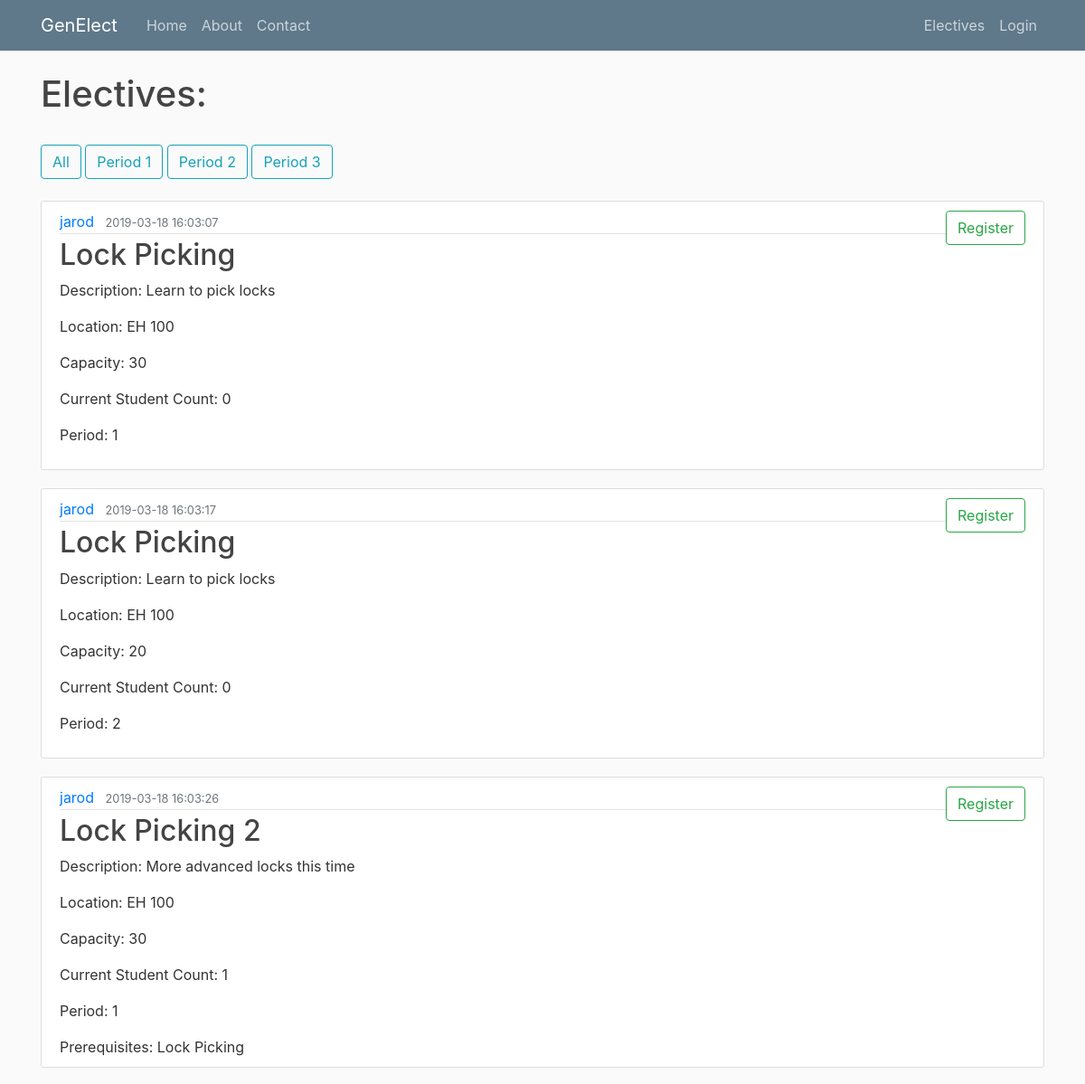
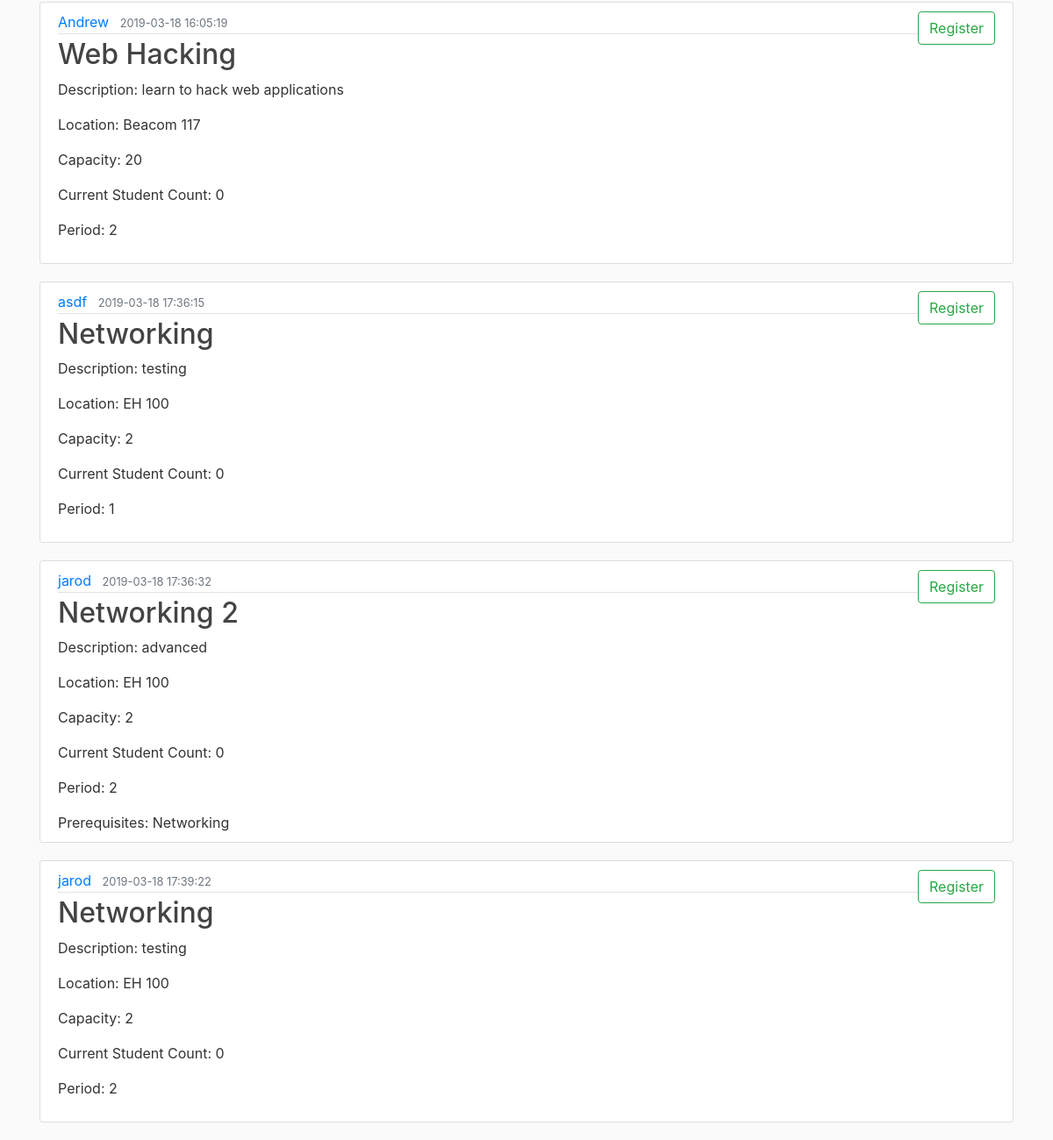
/offerings, run on an earlier commit of the app's database (2 pictures, top to bottom).
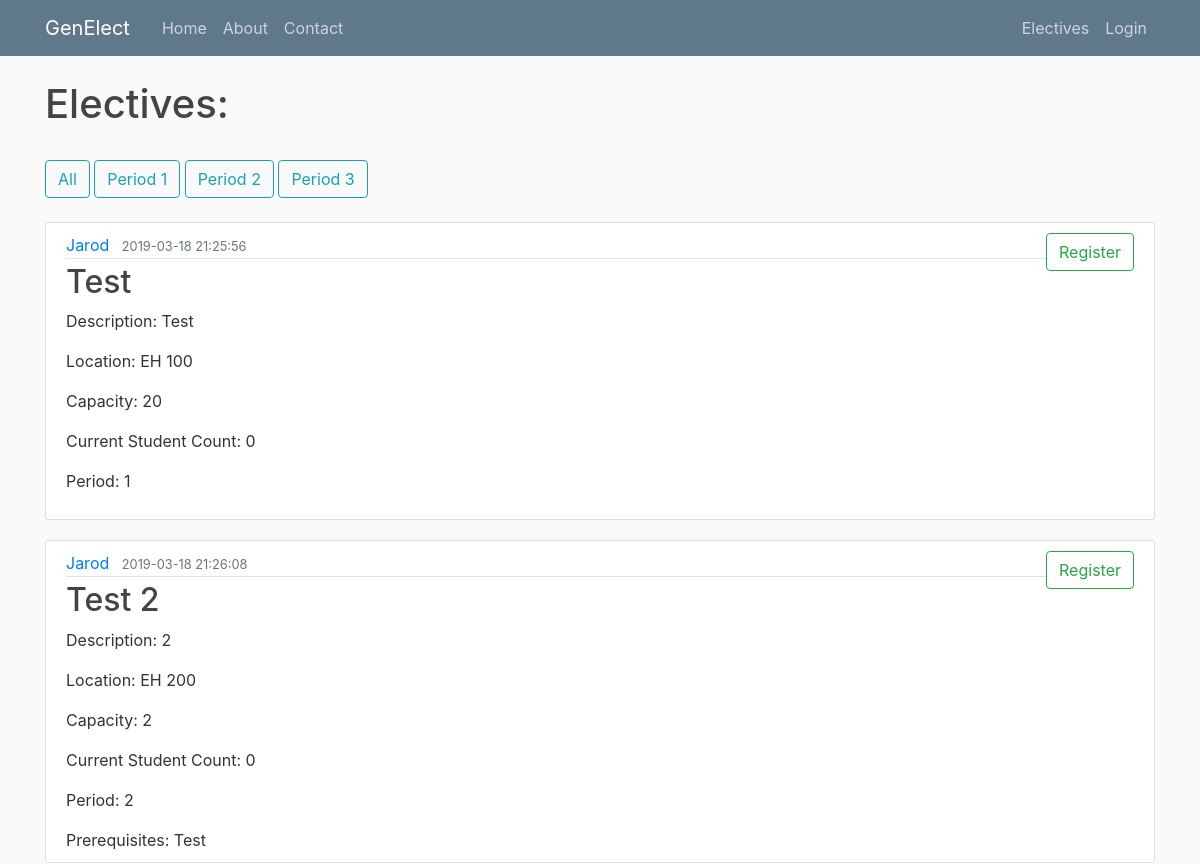
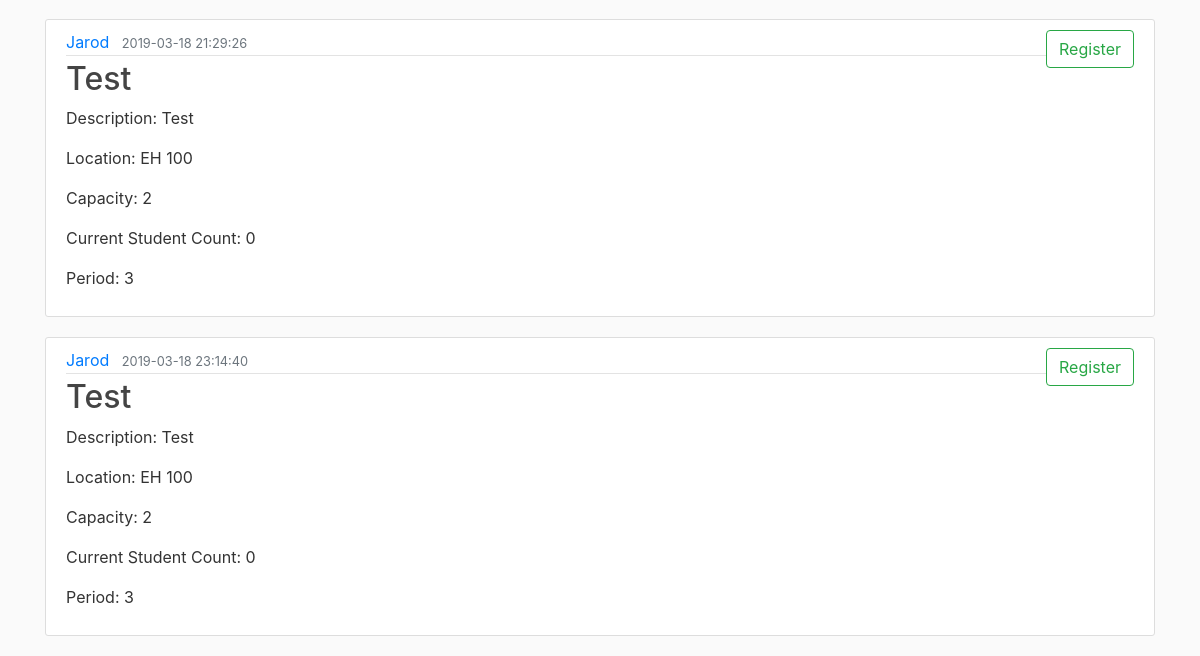
And on a later commit of the database (2 pictures, top to bottom).
### genElect/models.py (models this page shows)
class Base(db.Model):
    __abstract__ = True
    id = db.Column(db.Integer, primary_key=True, autoincrement=True)
    date_created = db.Column(db.DateTime, default=db.func.current_timestamp())
    date_modified = db.Column(db.DateTime, default=db.func.current_timestamp(),
            onupdate=db.func.current_timestamp())

class Offerings(Base):
    __tablename__ = 'offerings'
    day = db.Column(db.Date)
    period_start = db.Column(db.Integer)
    period_length = db.Column(db.Integer)
    building = db.Column(db.String(100))
    room = db.Column(db.String(100))
    instructor = db.Column(db.String(100))
    current_count = db.Column(db.Integer)
    capacity = db.Column(db.Integer)
    elective_id = db.Column(db.Integer, db.ForeignKey('electives.id'), nullable=False)
    registrations = db.relationship('Registrations', backref='offering', lazy=True)

class Electives(Base):
    __tablename__ = 'electives'
    name = db.Column(db.String(100))
    description = db.Column(db.String(500))
    prerequisites = db.relationship('Prerequisites', backref='elective', lazy=True)
    offerings = db.relationship('Offerings', backref='elective', lazy=True)
    completed_users = db.relationship('Completions', backref='elective', lazy=True)

### genElect/__init__.py (the view)
@app.route("/electives") #FOR STUDENT USE
@app.route("/offerings") #FOR STUDENT USE
def electives():
    period = request.args.get('period')
    if period:
        offerings = Offerings.query.filter_by(period_start=period)
    else:
        offerings = Offerings.query.all()
    registered = [] #build out list of registered offerings
    if current_user.is_authenticated:
        registrations = current_user.registrations
        for registration in registrations:
            registered.append(registration.offering)
    return render_template('studentelectives.html', offerings=offerings, registered=registered, Electives=Electives)

### genElect/templates/studentelectives.html
{% extends "layout.html" %}
{% block content %}
    <h1>Electives:</h1>
    <br>
    <button type="button" onclick="window.location.href = '/electives'" class="btn btn-outline-info">All</button>
    <button type="button" onclick="window.location.href = '/electives?period=1'" class="btn btn-outline-info">Period 1</button>
    <button type="button" onclick="window.location.href = '/electives?period=2'" class="btn btn-outline-info">Period 2</button>
    <button type="button" onclick="window.location.href = '/electives?period=3'" class="btn btn-outline-info">Period 3</button>
    <br><br>
    {% for offering in offerings %}
        <article class="media content-section">
          <div class="media-body">
            <div class="article-metadata">
              <a class="mr-2" href="#">{{offering.instructor}}</a>
              <small class="text-muted">{{ offering.date_created }}</small>
            </div>
            <h2><a class="article-title" href="#">{{ offering.elective.name }}</a></h2>
            <p class="article-content">Description: {{ offering.elective.description }}</p>
            <p class="article-content">Location: {{ offering.building }} {{ offering.room }}</p>
            <p class="article-content">Capacity: {{ offering.capacity }}</p>
            <p class="article-content">Current Student Count: {{ offering.current_count }}</p>
            <p class="article-content">Period: {{ offering.period_start }}</p>
            {% if offering.elective.prerequisites %}
              <span class="article-content">Prerequisites:</span>
              {% for prereq in offering.elective.prerequisites %}
                {{ Electives.query.filter_by(id=prereq.prerequisite_elective_id).first().name }}
              {% endfor %}
            {% endif %}
          </div>
          <div class="form-group">
            {% if offering in registered %}
              <button type="button" onclick="window.location.href = '/drop/{{offering.id}}'" class="btn btn-outline-danger">Drop</button>
            {% else %}
              <button type="button" onclick="window.location.href = '/register/{{offering.id}}'" class="btn btn-outline-success">Register</button>
            {% endif %}
        </div>
        </article>
    {% endfor %}
{% endblock content %}

What changed in the data, as far as the page shows it:
removed Prerequisites: Electives.query.filter_by "Lock Picking"
removed Offerings: instructor "Andrew", date_created "2019-03-18 16:05:19", elective.name "Web Hacking", elective.description "learn to hack web applications", building "Beacom", room "117", capacity "20", current_count "0", period_start "2"
removed Offerings: instructor "asdf", date_created "2019-03-18 17:36:15", elective.name "Networking", elective.description "testing", building "EH", room "100", capacity "2", current_count "0", period_start "1"
removed Offerings: instructor "jarod", date_created "2019-03-18 17:36:32", elective.name "Networking 2", elective.description "advanced", building "EH", room "100", capacity "2", current_count "0", period_start "2"
removed Electives: query.filter_by "Networking"
removed Offerings: instructor "jarod", date_created "2019-03-18 17:39:22", elective.name "Networking", elective.description "testing", building "EH", room "100", capacity "2", current_count "0", period_start "2"
changed Offerings (number 1 of 4 on the later page): instructor "jarod" → "Jarod"; date_created "2019-03-18 16:03:07" → "2019-03-18 21:25:56"; elective.name "Lock Picking" → "Test"; elective.description "Learn to pick locks" → "Test"; capacity "30" → "20"
changed Offerings: instructor "jarod" → "Jarod"; date_created "2019-03-18 16:03:17" → "2019-03-18 21:26:08"; elective.name "Lock Picking" → "Test 2"; elective.description "Learn to pick locks" → "2"; room "100" → "200"; capacity "20" → "2"; now shows "Prerequisites:"
added Prerequisites: Electives.query.filter_by "Test"
changed Offerings (number 3 of 4 on the later page): instructor "jarod" → "Jarod"; date_created "2019-03-18 16:03:26" → "2019-03-18 21:29:26"; elective.name "Lock Picking 2" → "Test"; elective.description "More advanced locks this time" → "Test"; capacity "30" → "2"; current_count "1" → "0"; period_start "1" → "3"; no longer shows "Prerequisites:"
added Offerings: instructor "Jarod", date_created "2019-03-18 23:14:40", elective.name "Test", elective.description "Test", building "EH", room "100", capacity "2", current_count "0", period_start "3"
